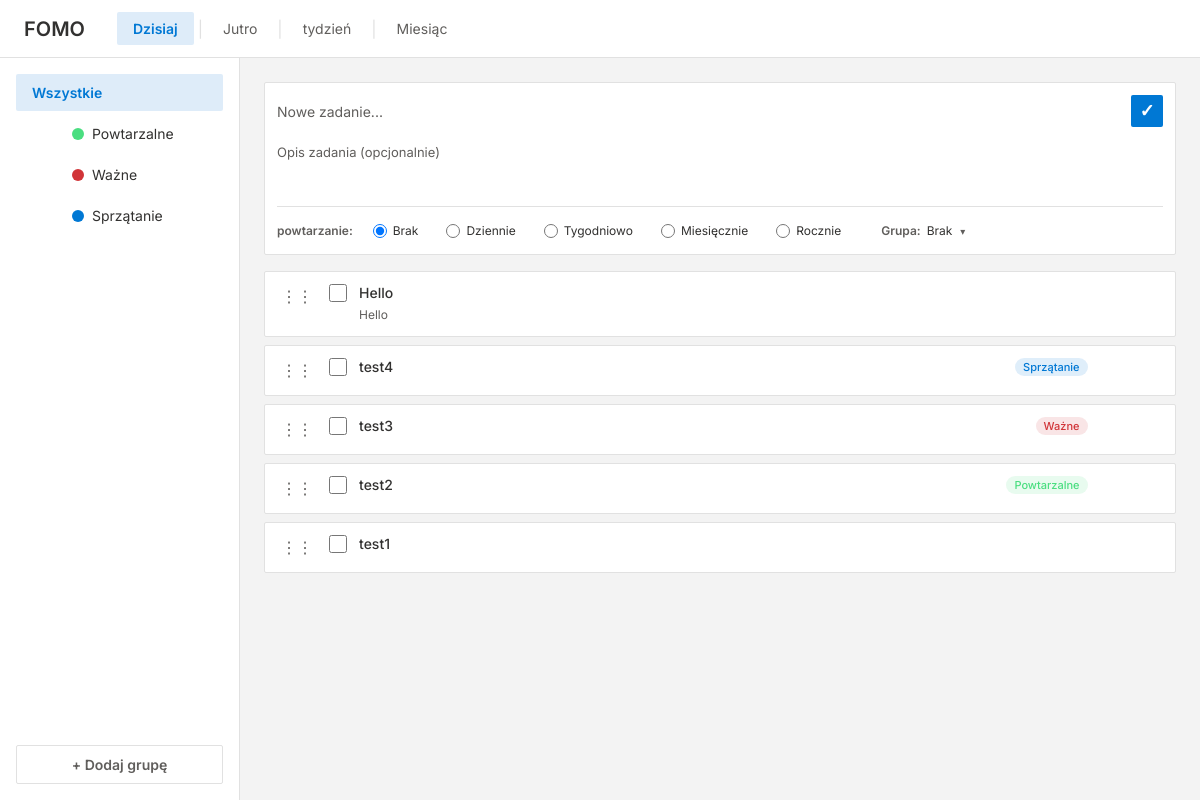
The page / on the database its author committed.
### todo/models.py (models this page shows, shortened)
class TaskGroup(models.Model):
    name = models.CharField(max_length=80, unique=True)
    color = models.CharField(max_length=20, default="#5c6b7a")
    order = models.PositiveIntegerField(default=0)
    slug = models.SlugField(max_length=80, unique=True, blank=True)
    class Meta:
        ordering = ["order", "name"]

class Task(models.Model):
    class Priority(models.TextChoices):
        LOW = "low", "Niski"
        MEDIUM = "medium", "Średni"
        HIGH = "high", "Wysoki"
    class RepeatFrequency(models.TextChoices):
        NONE = "none", "Brak"
        DAILY = "daily", "Codziennie"
        WEEKLY = "weekly", "Co tydzień"
        MONTHLY = "monthly", "Co miesiąc"
    title = models.CharField(max_length=255)
    description = models.TextField(blank=True)
    group = models.ForeignKey(TaskGroup, null=True, blank=True, on_delete=models.SET_NULL, related_name="tasks")
    priority = models.CharField(max_length=16, choices=Priority.choices, default=Priority.MEDIUM)
    accent_color = models.CharField(max_length=20, default="#6c7ae0")
    icon = models.CharField(max_length=60, default="ph-check-circle")
    theme_variant = models.CharField(
        max_length=20,
        default="base",
        help_text="Wariant stylistyczny kafelka (np. pastel, mono, vibrant).",
    )
    is_completed = models.BooleanField(default=False)
    created_at = models.DateTimeField(auto_now_add=True)
    completed_at = models.DateTimeField(null=True, blank=True)
    due_date = models.DateTimeField(null=True, blank=True)
    repeat_frequency = models.CharField(max_length=16, choices=RepeatFrequency.choices, default=RepeatFrequency.NONE)
    repeat_interval = models.PositiveIntegerField(default=1)
    repeat_until = models.DateField(null=True, blank=True)
    position = models.PositiveIntegerField(default=0)
    objects = TaskManager()
    class Meta:
        ordering = ["is_completed", "-priority", "position", "-created_at"]

### todo/views.py (the view, shortened to what this page needs)
# urls.py: path("", views.task_list, name="task_list"),
def task_list(request):
    from datetime import date, timedelta
    from django.utils import timezone
    for name, defaults in DEFAULT_GROUPS:
        TaskGroup.objects.get_or_create(name=name, defaults=defaults)
    active_view = request.GET.get("view", "today")
    active_group = _coerce_group_id(request.GET.get("group"))
    today = timezone.now().date()
    tasks_queryset = Task.objects.all()
    if active_group:
        tasks_queryset = tasks_queryset.filter(group_id=active_group)
    if active_view == "today":
        tasks_queryset = tasks_queryset.filter(
            Q(due_date__date=today) | Q(due_date__isnull=True)
        )
    elif active_view == "tomorrow":
        tomorrow = today + timedelta(days=1)
        tasks_queryset = tasks_queryset.filter(
            Q(due_date__date=tomorrow) | Q(due_date__isnull=True)
        )
    elif active_view == "week":
        week_end = today + timedelta(days=7)
        tasks_queryset = tasks_queryset.filter(
            Q(due_date__date__range=[today, week_end]) | Q(due_date__isnull=True)
        )
    elif active_view == "month":
        month_end = today + timedelta(days=30)
        tasks_queryset = tasks_queryset.filter(
            Q(due_date__date__range=[today, month_end]) | Q(due_date__isnull=True)
        )
    tasks = list(tasks_queryset.order_by("-priority", "due_date", "-created_at"))
    groups = list(
        TaskGroup.objects.annotate(task_count=Count("tasks")).order_by("order", "name")
    )
    if not groups:
        for name, defaults in DEFAULT_GROUPS:
            group, _ = TaskGroup.objects.get_or_create(name=name, defaults=defaults)
            groups.append(group)
        groups = list(TaskGroup.objects.annotate(task_count=Count("tasks")).order_by("order", "name"))
    group_form = TaskGroupForm(prefix="group")
    default_group_names = [name for name, _ in DEFAULT_GROUPS]
    context = {
        "tasks": tasks,
        "groups": groups,
        "active_view": active_view,
        "active_group": active_group,
        "group_form": group_form,
        "default_group_names": default_group_names,
    }
    return render(request, "todo/task_list.html", context)

### todo/forms.py
class TaskGroupForm(forms.ModelForm):
    class Meta:
        model = TaskGroup
        fields = ["name", "color"]
        widgets = {
            "name": forms.TextInput(attrs={"class": "input", "placeholder": "Np. Sprzątanie"}),
            "color": ColorInput(attrs={"class": "color-input"}),
        }

### todo/models.py (called while the page is built)
    def get_queryset(self):
        return super().get_queryset().select_related("group")

### todo/views.py (called while the page is built)
def _coerce_group_id(value):
    try:
        return int(value) if value not in (None, "") else None
    except (TypeError, ValueError):
        return None

### todo/templates/todo/task_list.html (shortened to what this page needs)
{% load static %}
<!DOCTYPE html>
<html lang="pl" data-theme="light">
<head>
    <link rel="stylesheet" href="{% static 'todo/styles.css' %}">
</head>
<body>
<div class="microsoft-todo-layout">
    <header class="top-header">
        <div class="header-left">
            <h1 class="app-title">FOMO</h1>
        </div>
        <nav class="header-tabs">
            <a href="?view=today" class="tab {% if active_view == 'today' %}active{% endif %}">Dzisiaj</a>
            <span class="tab-divider">|</span>
            <a href="?view=tomorrow" class="tab {% if active_view == 'tomorrow' %}active{% endif %}">Jutro</a>
            <span class="tab-divider">|</span>
            <a href="?view=week" class="tab {% if active_view == 'week' %}active{% endif %}">tydzień</a>
            <span class="tab-divider">|</span>
            <a href="?view=month" class="tab {% if active_view == 'month' %}active{% endif %}">Miesiąc</a>
        </nav>
    </header>
    <div class="main-container">
        <aside class="sidebar">
            <div class="sidebar-groups" data-group-list>
                <a href="?view={{ active_view }}" class="sidebar-group-btn sidebar-group-btn--all {% if not active_group %}active{% endif %}">
                    Wszystkie
                </a>
                {% for group in groups %}
                    <div class="sidebar-group-wrapper"
                         data-group-id="{{ group.id }}"
                         data-group-order="{{ group.order }}"
                         draggable="true">
                        <button class="sidebar-group-btn {% if active_group == group.id %}active{% endif %}"
                                data-group-id="{{ group.id }}">
                            <span class="group-color-indicator" style="background-color: {{ group.color }}"></span>
                            {{ group.name }}
                        </button>
                    </div>
                {% empty %}
                    <button class="sidebar-group-btn">Ważne</button>
                    <button class="sidebar-group-btn">Powtarzalne</button>
                    <button class="sidebar-group-btn">Sprzątanie</button>
                {% endfor %}
            </div>
            <button class="sidebar-button add-group-btn" type="button" data-open-group-form>
                + Dodaj grupę
            </button>
        </aside>
        <main class="content-area">
            <div class="task-input-container visible" data-task-input-container>
                <form method="post" class="task-input-form" data-task-form>
                    <div class="task-input-row">
                        <input type="text"
                               name="task-title"
                               class="task-input"
                               placeholder="Nowe zadanie..."
                               autocomplete="off"
                               data-task-title-input>
                        <button type="submit" class="task-submit-btn" title="Dodaj zadanie">✓</button>
                    </div>
                    <textarea name="task-description"
                              class="task-description-input"
                              placeholder="Opis zadania (opcjonalnie)"
                              rows="2"
                              data-task-description-input></textarea>
                    <div class="task-options-row">
                        <div class="repeat-options" data-repeat-options>
                            <span class="repeat-label">powtarzanie:</span>
                            <label class="repeat-option">
                                <input type="radio" name="repeat_frequency" value="none" checked>
                                <span>Brak</span>
                            </label>
                            <label class="repeat-option">
                                <input type="radio" name="repeat_frequency" value="daily">
                                <span>Dziennie</span>
                            </label>
                            <label class="repeat-option">
                                <input type="radio" name="repeat_frequency" value="weekly">
                                <span>Tygodniowo</span>
                            </label>
                            <label class="repeat-option">
                                <input type="radio" name="repeat_frequency" value="monthly">
                                <span>Miesięcznie</span>
                            </label>
                            <label class="repeat-option">
                                <input type="radio" name="repeat_frequency" value="yearly">
                                <span>Rocznie</span>
                            </label>
                        </div>
                        <div class="group-selector">
                            <button type="button" class="group-selector-btn" data-toggle-group-dropdown>
                                <span class="group-selector-label">Grupa:</span>
                                <span class="group-selector-value" data-selected-group-name>Brak</span>
                                <span class="group-selector-arrow">▾</span>
                            </button>
                        </div>
                    </div>
                </form>
            </div>
            <div class="task-lists" data-task-list>
                {% for task in tasks %}
                    <div class="task-item"
                         data-task-id="{{ task.id }}"
                         data-task-group="{{ task.group_id|default:'' }}"
                         data-task-position="{{ task.position }}"
                         draggable="true">
                        <div class="task-drag-handle" title="Przeciągnij, aby zmienić kolejność">⋮⋮</div>
                        <form method="post" action="{% url 'toggle_task' task.id %}" class="task-toggle-form">
                            <input type="checkbox"
                                   class="task-checkbox"
                                   onchange="this.form.submit()">
                        </form>
                        <div class="task-content">
                            <span class="task-text {% if task.is_completed %}completed{% endif %}">{{ task.title }}</span>
                            {% if task.description %}
                                <span class="task-description">{{ task.description }}</span>
                            {% endif %}
                        </div>
                        {% if task.group %}
                            <span class="task-group-badge" style="background-color: {{ task.group.color }}20; color: {{ task.group.color }};">
                                {{ task.group.name }}
                            </span>
                        {% endif %}
                    </div>
                {% empty %}
                    <div class="empty-state">
                        <p>Brak zadań do wyświetlenia</p>
                        <small>Dodaj nowe zadanie powyżej</small>
                    </div>
                {% endfor %}
            </div>
        </main>
    </div>
</div>
</body>
</html>

### rows shown on the page
TaskGroup: name "Powtarzalne"
TaskGroup: name "Ważne"
TaskGroup: name "Sprzątanie"
Task: title "Hello", description "Hello"
Task: title "test4", group.name "Sprzątanie"
Task: title "test3", group.name "Ważne"
Task: title "test2", group.name "Powtarzalne"
Task: title "test1"
